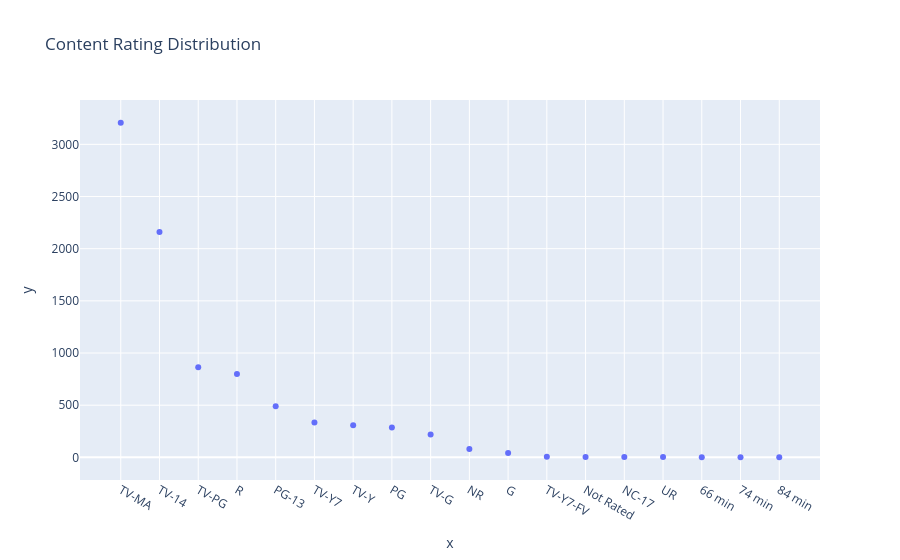

Write notebook code for a chart like this one.
### Code cell
rating_counts = df['rating'].value_counts()

px.scatter(
    x=rating_counts.index,
    y=rating_counts.values,
    title='Content Rating Distribution'
).show()

### Figure 1 — Plotly figure (JSON) as saved in the notebook; plotly's stock layout.template omitted (floating-point values rounded to 4 significant figures)
{"data": [{"hovertemplate": "x=%{x}<br>y=%{y}<extra></extra>", "legendgroup": "", "marker": {"color": "#636efa", "symbol": "circle"}, "mode": "markers", "name": "", "orientation": "v", "showlegend": false, "type": "scatter", "x": ["TV-MA", "TV-14", "TV-PG", "R", "PG-13", "TV-Y7", "TV-Y", "PG", "TV-G", "NR", "G", "TV-Y7-FV", "Not Rated", "NC-17", "UR", "66 min", "74 min", "84 min"], "xaxis": "x", "y": [3207, 2160, 863, 799, 490, 334, 307, 287, 220, 80, 41, 6, 4, 3, 3, 1, 1, 1], "yaxis": "y"}], "layout": {"legend": {"tracegroupgap": 0}, "title": {"text": "Content Rating Distribution"}, "xaxis": {"anchor": "y", "domain": [0, 1], "title": {"text": "x"}}, "yaxis": {"anchor": "x", "domain": [0, 1], "title": {"text": "y"}}}}
